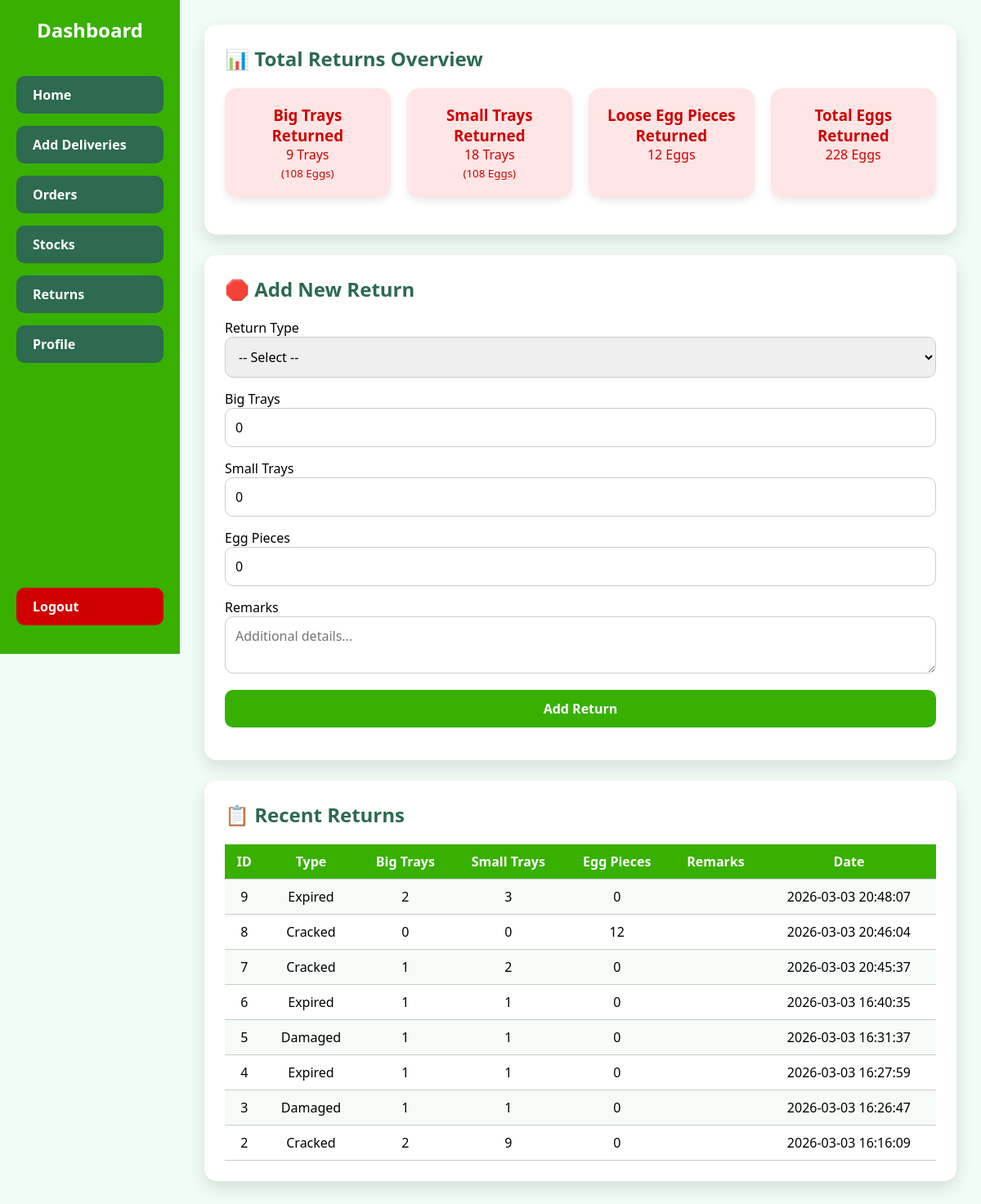
The app's page /returns.php (signed in) with its own data.
### tables this page shows
CREATE TABLE `returns` (
  `id` int(11) UNSIGNED NOT NULL,
  `branch_id` int(11) NOT NULL,
  `return_type` varchar(50) NOT NULL,
  `big_trays` int(11) DEFAULT 0,
  `small_trays` int(11) DEFAULT 0,
  `egg_pieces` int(11) DEFAULT 0,
  `remarks` text DEFAULT NULL,
  `return_datetime` datetime NOT NULL
);

### returns.php (the view, shortened to what this page needs)
<?php
include 'includes/db.php';
$user = $_SESSION['user'];
$branch_id   = $user['branch_id'] ?? null;
$returns = [];
$stmt_ret = $conn->prepare("SELECT * FROM returns WHERE branch_id=? ORDER BY return_datetime DESC LIMIT 10");
if($stmt_ret){
    $stmt_ret->bind_param("i",$branch_id);
    $stmt_ret->execute();
    $res_ret = $stmt_ret->get_result();
    while($row=$res_ret->fetch_assoc()) $returns[] = $row;
}
$stmt_tot = $conn->prepare("SELECT SUM(big_trays) AS big_returned, SUM(small_trays) AS small_returned, SUM(egg_pieces) AS pieces_returned FROM returns WHERE branch_id=?");
$stmt_tot->bind_param("i",$branch_id);
$stmt_tot->execute();
$return_totals = $stmt_tot->get_result()->fetch_assoc();
$total_big_returned   = $return_totals['big_returned'] ?? 0;
$total_small_returned = $return_totals['small_returned'] ?? 0;
$total_pieces_returned = $return_totals['pieces_returned'] ?? 0;
$big_tray_eggs   = 12;
$small_tray_eggs = 6;
$total_eggs_returned =
    ($total_big_returned * $big_tray_eggs) +
    ($total_small_returned * $small_tray_eggs) +
    $total_pieces_returned;
?>
<!DOCTYPE html>
<html lang="en">
<head>
</head>
<body>
<div class="sidebar">
<h2>Dashboard</h2>
<a href="dashboard.php">Home</a>
<a href="add_deliveries.php">Add Deliveries</a>
<a href="orders.php">Orders</a>
<a href="stocks.php">Stocks</a>
<a href="returns.php">Returns</a>
<a href="profile.php">Profile</a>
<a href="../home.php" class="logout">Logout</a>
</div>
<div class="main-content">
<div class="card">
<h2>📊 Total Returns Overview</h2>
<div class="kpi-grid">
    <div class="kpi-box" style="background:#ffe5e5;color:#d00000;">
        <h3>Big Trays Returned</h3>
        <p><?php echo $total_big_returned; ?> Trays</p>
        <small>(<?php echo $total_big_returned * $big_tray_eggs; ?> Eggs)</small>
    </div>
    <div class="kpi-box" style="background:#ffe5e5;color:#d00000;">
        <h3>Small Trays Returned</h3>
        <p><?php echo $total_small_returned; ?> Trays</p>
        <small>(<?php echo $total_small_returned * $small_tray_eggs; ?> Eggs)</small>
    </div>
    <div class="kpi-box" style="background:#ffe5e5;color:#d00000;">
        <h3>Loose Egg Pieces Returned</h3>
        <p><?php echo $total_pieces_returned; ?> Eggs</p>
    </div>
    <div class="kpi-box" style="background:#ffe5e5;color:#d00000;">
        <h3>Total Eggs Returned</h3>
        <p><?php echo $total_eggs_returned; ?> Eggs</p>
    </div>
</div>
</div>
<div class="card">
<h2>🛑 Add New Return</h2>
<form method="post">
    <label for="return_type">Return Type</label>
    <select name="return_type" id="return_type" required>
        <option value="">-- Select --</option>
    </select>
    <label for="big_trays">Big Trays</label>
    <input type="number" name="big_trays" id="big_trays" min="0" value="0">
    <label for="small_trays">Small Trays</label>
    <input type="number" name="small_trays" id="small_trays" min="0" value="0">
    <label for="egg_pieces">Egg Pieces</label>
    <input type="number" name="egg_pieces" id="egg_pieces" min="0" value="0">
    <label for="remarks">Remarks</label>
    <textarea name="remarks" id="remarks" placeholder="Additional details..."></textarea>
    <button type="submit" name="add_return">Add Return</button>
</form>
</div>
<div class="card">
<h2>📋 Recent Returns</h2>
<?php if($returns): ?>
<table>
<tr>
<th>ID</th>
<th>Type</th>
<th>Big Trays</th>
<th>Small Trays</th>
<th>Egg Pieces</th>
<th>Remarks</th>
<th>Date</th>
</tr>
<?php foreach($returns as $r): ?>
<tr>
<td><?php echo $r['id']; ?></td>
<td><?php echo htmlspecialchars($r['return_type']); ?></td>
<td><?php echo $r['big_trays']; ?></td>
<td><?php echo $r['small_trays']; ?></td>
<td><?php echo $r['egg_pieces']; ?></td>
<td><?php echo htmlspecialchars($r['remarks']); ?></td>
<td><?php echo $r['return_datetime']; ?></td>
</tr>
<?php endforeach; ?>
</table>
<?php else: ?>
<p>No returns recorded yet.</p>
<?php endif; ?>
</div>
</div>
</body>
</html>

### returns.php (style rules this page uses)
* { margin:0;padding:0;box-sizing:border-box;font-family:'Segoe UI',Tahoma,Verdana,sans-serif; }
body { background:#f0fdf4;display:flex;min-height:100vh; }
.sidebar { width:220px;background:#38b000;color:#fff;height:100vh;position:fixed;left:0;top:0;display:flex;flex-direction:column;padding:20px; }
.sidebar h2 { margin-bottom:40px;font-size:1.5em;text-align:center; }
.sidebar a { display:block;padding:12px 20px;margin-bottom:15px;background:#2d6a4f;border-radius:10px;color:#fff;text-decoration:none;font-weight:bold; }
.sidebar .logout { background:#d00000;margin-top:auto; }
.main-content { margin-left:220px;padding:30px;flex:1; }
.card { background:#fff;border-radius:15px;padding:25px;box-shadow:0 8px 20px rgba(0,0,0,0.12);margin-bottom:25px; }
.card h2 { color:#2d6a4f;margin-bottom:20px; }
input,select,textarea,button { padding:12px;margin-bottom:15px;width:100%;border-radius:10px;border:1px solid #ccc;font-size:1em; }
button { background:#38b000;color:#fff;border:none;font-weight:bold;cursor:pointer;transition:0.3s; }
table { width:100%;border-collapse:collapse;margin-top:20px; }
th,td { padding:10px;text-align:center;border-bottom:1px solid #ccc; }
th { background:#38b000;color:#fff; }
tr:nth-child(even) { background:#f6fbf7; }
.kpi-grid { display:flex;flex-wrap:wrap;gap:20px;margin-bottom:20px; }
.kpi-box { flex:1 1 180px;padding:20px;border-radius:15px;text-align:center;box-shadow:0 4px 10px rgba(0,0,0,0.08); }

### records on screen
returns: id "9", return_type "Expired", big_trays "2", small_trays "3", egg_pieces "0", return_datetime "2026-03-03 20:48:07"
returns: id "8", return_type "Cracked", big_trays "0", small_trays "0", egg_pieces "12", return_datetime "2026-03-03 20:46:04"
returns: id "7", return_type "Cracked", big_trays "1", small_trays "2", egg_pieces "0", return_datetime "2026-03-03 20:45:37"
returns: id "6", return_type "Expired", big_trays "1", small_trays "1", egg_pieces "0", return_datetime "2026-03-03 16:40:35"
returns: id "5", return_type "Damaged", big_trays "1", small_trays "1", egg_pieces "0", return_datetime "2026-03-03 16:31:37"
returns: id "4", return_type "Expired", big_trays "1", small_trays "1", egg_pieces "0", return_datetime "2026-03-03 16:27:59"
returns: id "3", return_type "Damaged", big_trays "1", small_trays "1", egg_pieces "0", return_datetime "2026-03-03 16:26:47"
returns: id "2", return_type "Cracked", big_trays "2", small_trays "9", egg_pieces "0", return_datetime "2026-03-03 16:16:09"

### other values on screen
$total_big_returned "9"
$total_big_returned * $big_tray_eggs "108"
$total_small_returned "18"
$total_small_returned * $small_tray_eggs "108"
$total_pieces_returned "12"
$total_eggs_returned "228"
